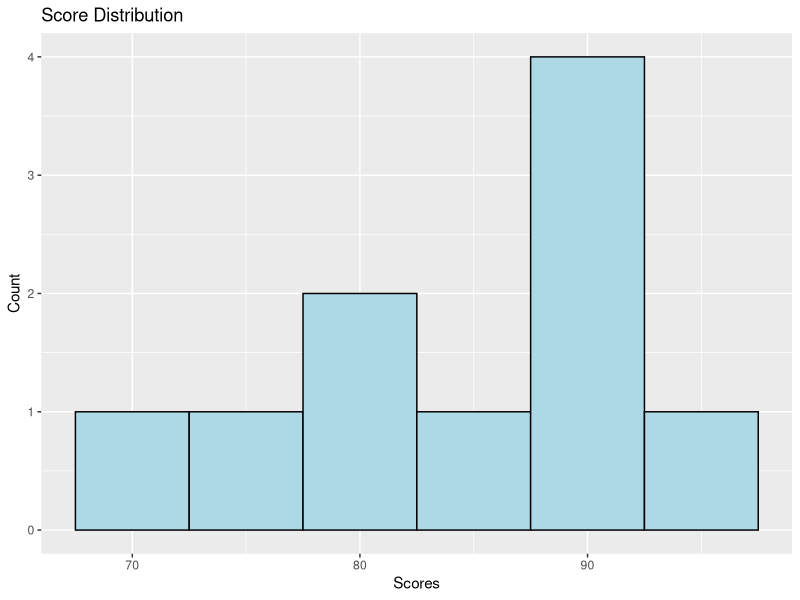

Generate this figure with R:
# Histogram
library(ggplot2)

# Sample dataset
scores <- c(85, 90, 78, 95, 88, 70, 92, 80, 76, 89)

data <- data.frame(scores)

# Basic histogram
ggplot(data, aes(x = scores)) +
  geom_histogram(binwidth = 5, fill = "lightblue", color = "black") +
  labs(title = "Score Distribution", x = "Scores", y = "Count")
